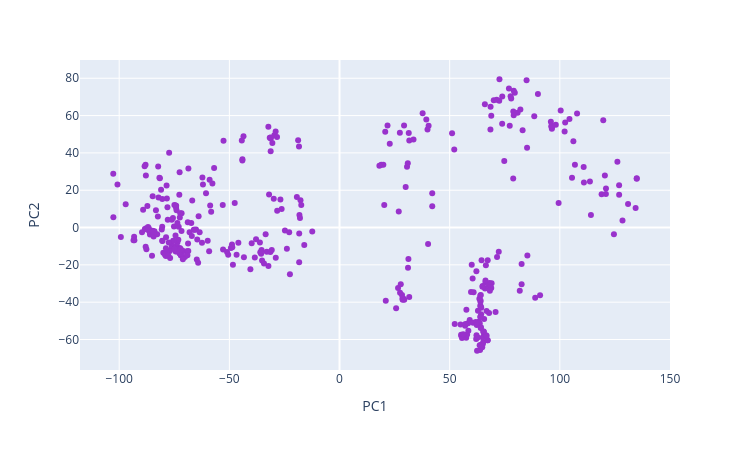

Notebook code for this chart:
### Code cell
# PCA für 2 Hauptkomponenten
pca2 = PCA(n_components=2)

# # Projektion auf die Hauptkomponenten
df_pca = pd.DataFrame(pca2.fit_transform(X), columns=["PC1", "PC2"], index=df_X.index)

fig = px.scatter(df_pca, x="PC1", y="PC2", hover_name=df_pca.index, width=750, height=450)
fig.update_traces(marker=dict(color="darkorchid"))
fig.show()

### Figure 1 — Plotly figure (JSON) as saved in the notebook; plotly's stock layout.template omitted (floating-point values rounded to 4 significant figures; data arrays with more than 128 entries replaced by an {"elided": "..."} marker saying what was removed)
{"data": [{"hovertemplate": "<b>%{hovertext}</b><br><br>PC1=%{x}<br>PC2=%{y}<extra></extra>", "hovertext": {"elided": "383 float values"}, "legendgroup": "", "marker": {"color": "darkorchid", "symbol": "circle"}, "mode": "markers", "name": "", "orientation": "v", "showlegend": false, "type": "scatter", "x": {"elided": "383 float values"}, "xaxis": "x", "y": {"elided": "383 float values"}, "yaxis": "y"}], "layout": {"height": 450, "legend": {"tracegroupgap": 0}, "margin": {"t": 60}, "width": 750, "xaxis": {"anchor": "y", "domain": [0, 1], "title": {"text": "PC1"}}, "yaxis": {"anchor": "x", "domain": [0, 1], "title": {"text": "PC2"}}}}
